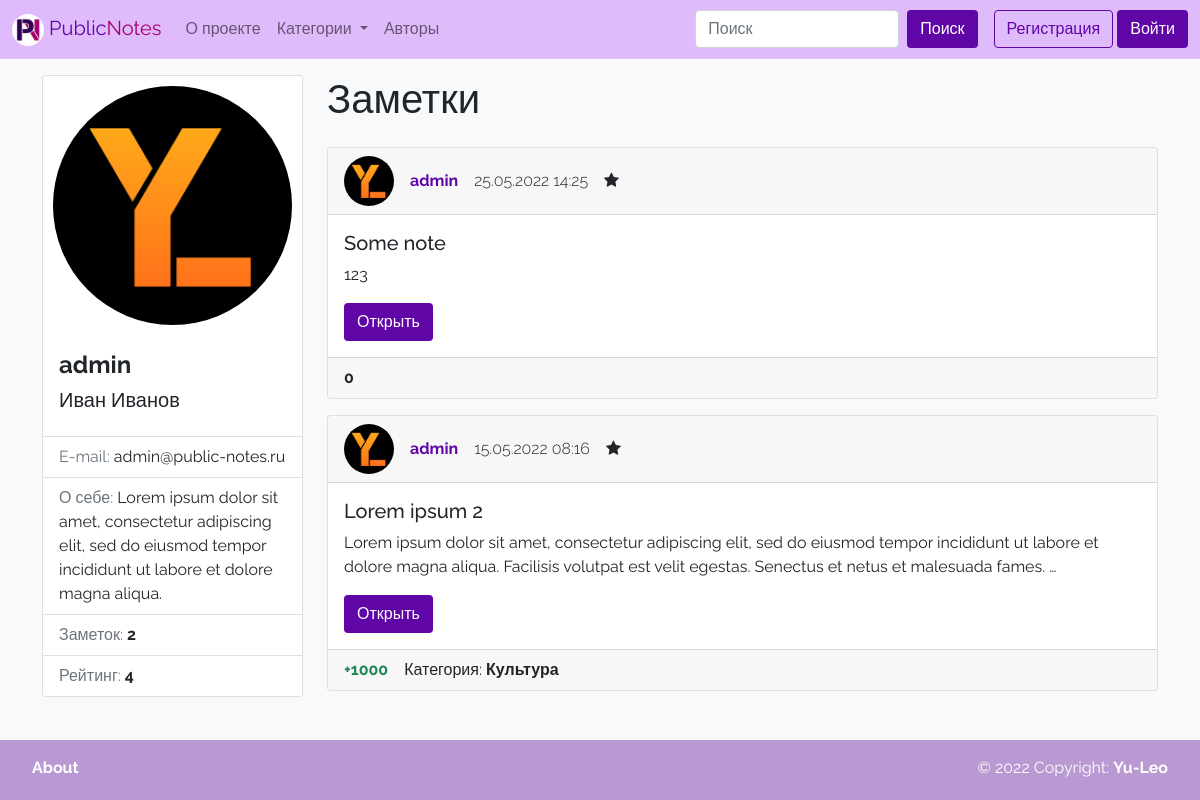
Page /author/1/ on the committed database.
### wall/models.py (models this page shows, shortened)
class User(AbstractUser):
    photo = models.ImageField(upload_to='photos/%Y/%m/%d/', verbose_name='Аватарка', blank=True)
    rating = models.IntegerField(verbose_name='Рейтинг', default=0)
    bio = models.TextField(verbose_name='О себе', blank=True)
    show_email = models.BooleanField(verbose_name='Публичный e-mail', default=False)
    def get_absolute_url(self):
        return reverse('author', kwargs={"pk": self.pk})

class Note(models.Model):
    title = models.CharField(max_length=150, verbose_name='Название')
    content = models.TextField(verbose_name='Текст', blank=True)
    created_at = models.DateTimeField(auto_now_add=True, verbose_name='Дата создания')
    rating = models.IntegerField(verbose_name='Рейтинг', default=0)
    stared = models.BooleanField(verbose_name='Важная', default=False)
    author = models.ForeignKey(
        settings.AUTH_USER_MODEL,
        on_delete=models.CASCADE,
        verbose_name='Автор',
        null=True,
        blank=True,
    )
    category = models.ForeignKey('Category', on_delete=models.SET_NULL, verbose_name='Категория', null=True, blank=True)
    def get_absolute_url(self):
        return reverse('note', kwargs={"pk": self.pk})
    class Meta:
        verbose_name = 'Заметка'
        verbose_name_plural = 'Заметки'
        ordering = ['-created_at', 'title']

class Category(models.Model):
    title = models.CharField(max_length=150, verbose_name='Название', unique=True)
    def get_absolute_url(self):
        return reverse('category', kwargs={"pk": self.pk})
    class Meta:
        verbose_name = 'Категория'
        verbose_name_plural = 'Категории'
        ordering = ['title']

### wall/views.py (the view)
# urls.py: path('author/<int:pk>/', ViewAuthor.as_view(), name='author'),
class ViewAuthor(DetailView):
    model = User
    template_name = 'wall/author.html'
    context_object_name = 'author'
    def get_context_data(self, *, object_list=None, **kwargs):
        context = super(ViewAuthor, self).get_context_data(**kwargs)
        context['page_obj'] = Note.objects.filter(author=self.kwargs['pk'])
        return context

### wall/templatetags/wall_tags.py (called while the page is built)
@register.simple_tag
def get_categories():
    return Category.objects.annotate(cnt=Count('note')).order_by('-cnt', 'title')

@register.simple_tag
def get_notes_count_for_author(author):
    return Note.objects.filter(author=author).count()

@register.simple_tag
def get_notes_count_for_category(category):
    return Note.objects.filter(category=category).count()

### wall/templates/wall/author.html (shortened to what this page needs)
{% extends 'base.html' %}
{% load wall_tags %}
{% block sidebar %}
<div class="card">
    <img src="{% if author.photo %}
                {{ author.photo.url }}
                {% else %}
                {% load static %}
                {% endif %}" alt="..."
         style="border-radius: 50%; padding: 10px;">
    <div class="card-body">
        <h4 class="card-title"><span class="fw-bold">{{ author.username }}</span></h4>
        <h5><span class="fw-light">
            {% if author.first_name %}
            {{ author.first_name }}
            {% endif %}
            {% if author.last_name %}
            {{ author.last_name }}
            {% endif %}</span></h5>
    </div>
    <ul class="list-group list-group-flush">
        {% if author.show_email %}
        <li class="list-group-item">
            <p class="card-text"><span class="text-secondary"> E-mail: </span>{{ author.email }}</p>
        </li>
        {% endif %}
        {% if author.bio %}
        <li class="list-group-item">
            <p class="card-text"><span class="text-secondary"> О себе: </span>{{author.bio}}</p>
        </li>
        {% endif %}
        <li class="list-group-item"><span class="text-secondary">Заметок: </span><span class="fw-bold">
                        {% get_notes_count_for_author author %} </span></li>
        <li class="list-group-item"><span class="text-secondary">Рейтинг: </span><span class="
                        {% if item.rating > 0 %}
                        text-success
                        {% elif item.rating < 0 %}
                        text-danger
                        {% else %}
                        {% endif %}
                        fw-bold"> {{ author.rating }}
                    </span>
        </li>
    </ul>
</div>
{% endblock %}
{% block content_title %}
<div class="hstack gap-3 mb-3">
    <div>
        <h1>Заметки</h1>
    </div>
</div>
{% endblock %}
{% block content %}
{% for item in page_obj %}
<div class="card mb-3">
    <div class="card-header">
        <div class="hstack gap-3">
            <div class="">
                <img src="{% if item.author.photo %}
                {{ item.author.photo.url }}
                {% else %}
                {% load static %}
                {% endif %}" alt="..." width="50" height="50"
                     style="border-radius: 25px;">
            </div>
            <div class="fw-bold">
                {% if item.author %}
                <a href="{{ item.author.get_absolute_url }}" class="text-decoration-none text-purple">
                    {{ item.author.username }}</a>
                {% else %}
                Аноним
                {% endif %}
            </div>
            <div class="fw-light">{{ item.created_at|date:"d.m.Y H:i" }}</div>
            <div class="">
                {% if item.stared %}
                <i class="fa fa-star"></i>
                {% endif %}
            </div>
        </div>
    </div>
    <div class="card-body" style="transform: rotate(0);">
        <h5 class="card-title">{{ item.title|truncatewords:10 }}</h5>
        <p class="card-text">{{ item.content|truncatewords:30 }}</p>
        <a href="{{ item.get_absolute_url }}" class="btn btn-purple stretched-link">Открыть</a>
    </div>
    <div class="card-footer">
        <div class="hstack gap-3">
            {% if item.rating > 0 %}
            <div class="text-success fw-bold">+{{item.rating}}</div>
            {% elif item.rating < 0 %}
            <div class="text-danger fw-bold">{{item.rating}}</div>
            {% else %}
            <div class="fw-bold">{{item.rating}}</div>
            {% endif %}
            {% if item.category %}
            <div class=""><span class="">Категория: </span><a href="{{ item.category.get_absolute_url }}"
                                                              class="text-decoration-none text-dark fw-bold">
                {{ item.category.title }}</a></div>
            {% endif %}
        </div>
    </div>
</div>
{% endfor %}
{% endblock %}

### wall/static/wall/css/style.css (style rules this page uses)
:root { --purple: #6005A6; --dark-purple: #3E026C; --pink: #A60070; --dark-pink: #7B0053; }
html { position: relative; min-height: 100%; }
body { margin-bottom: 60px; font-family: 'Raleway', sans-serif; }
.text-purple { color: var(--purple); }
.btn-purple { background-color: var(--purple); color: #fff; }

### rows in the picture
User: photo (picture), username "admin", first_name "Иван", last_name "Иванов", email "admin@public-notes.ru", bio "Lorem ipsum dolor sit amet, consectetur adipiscing elit, sed do eiusmod tempor incididunt ut labore et dolore magna aliqua.", id "2", rating "4"
Note: author.photo (picture), author.username "admin", created_at "25.05.2022 14:25", stared True (drawn), rating "0"
Note: author.photo (picture), author.username "admin", created_at "15.05.2022 08:16", stared True (drawn), rating "1000", category "Культура"
